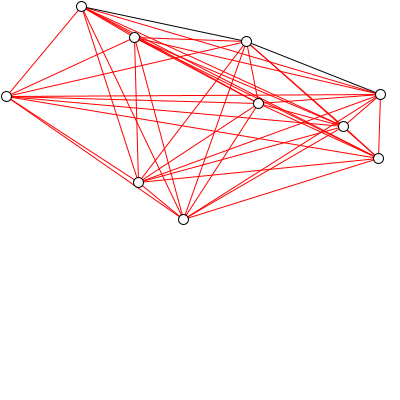
Frame 1 (no input)
Frame 2 (the mouse pressed at the canvas centre, redrawn once): identical to frame 1, image omitted

The Processing sketch that drew this single still picture (run headless with seeded random() and noise(); the mouse was pressed at the canvas centre and the sketch redrawn once):

// Processing sketch: joiningnodes
// ── joiningnodes.pde


void setup() {
  initNodes();
  findConnections();
  size(400,400);
  noLoop();
}

void draw() {
  background(255);
  checkIntersects();
  drawLines();
  drawNodes();
}
// ── Node.pde
ArrayList<Node> nodes = new ArrayList<Node>();
ArrayList<Conn> connections = new ArrayList<Conn>();
int numNodes = 10;
void initNodes() {
  while (nodes.size() < numNodes) {
    nodes.add(new Node());
  }
}

void drawNodes() {
  for(Node n : nodes) {
    n.draw();
  }
}

void checkIntersects() {
  for (int i = 0; i < connections.size(); i += 1) {
    Conn A = connections.get(i);
    for (int j = i + 1; j < connections.size(); j += 1) {
      Conn B = connections.get(j);
      if (intersects(A.from.pos, A.to.pos, B.from.pos, B.to.pos)) {
        A.col = color(255,0,0);
        B.col = color(255,0,0);
        
      }
      
    }
  }
}

void drawLines(){
  for (Conn con : connections) {
    con.draw();
  }
}
class Conn {
  Node from = null;
  Node to = null;
  color col = color(0);
  Conn(Node from, Node to) {
    this.from = from;
    this.to = to;
  }
  
  void draw() {
    stroke(col);
    line(from.pos.x, from.pos.y, to.pos.x, to.pos.y);
  }
}
int NODE_ID = 0;
class Node {
  PVector pos;
  final int nodeId;
  
  Node() {
    pos= new PVector(random(width), random(height));
    NODE_ID += 1;
    nodeId = NODE_ID;
  }
  
  
  void draw() {
    stroke(0);
    fill(255);
    ellipse(pos.x, pos.y, 10,10);
    
  }
  
}

void findConnections() {
  for (int i = 0; i < nodes.size(); i += 1) {
    Node from = nodes.get(i);
    for (int j = i+1; j < nodes.size(); j += 1) {
      Node to = nodes.get(j);
      connections.add(new Conn(from, to));
      
    }
  }
}
// ── funcs.pde
boolean intersects(PVector A1, PVector A2, PVector B1, PVector B2) {
  PVector normal = null;
  PVector vec = PVector.sub(B1, B2);
  normal = new PVector(vec.y, -vec.x);
  normal.normalize();
  //println(normal);

  PVector v1 = PVector.sub(A1, B1);
  PVector v2 = PVector.sub(A2, B1);
  float proj1 = v1.dot(normal);
  float proj2 = v2.dot(normal);

  if ((proj1 > 0 && proj2 < 0)||(proj1< 0 && proj2 > 0 )) {
    return true;
  } else {
    return false;
  }
}
